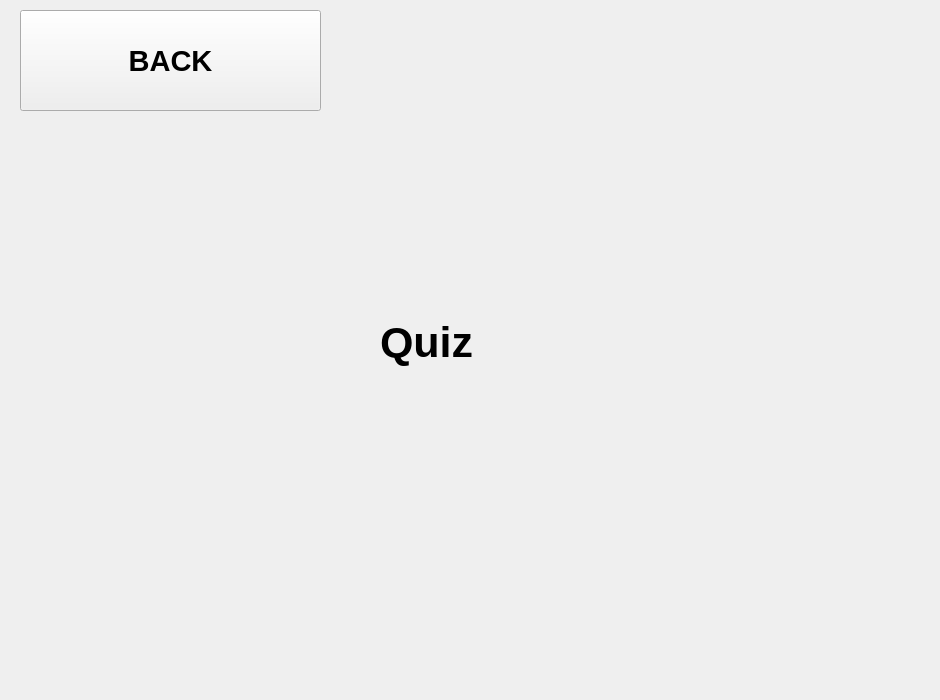
<?xml version="1.0" encoding="UTF-8"?>
<ui version="4.0">
 <class>quiz_ui</class>
 <widget class="QWidget" name="quiz_ui">
  <property name="geometry">
   <rect>
    <x>0</x>
    <y>0</y>
    <width>940</width>
    <height>700</height>
   </rect>
  </property>
  <property name="windowTitle">
   <string>Form</string>
  </property>
  <widget class="QPushButton" name="pushButton_back">
   <property name="geometry">
    <rect>
     <x>20</x>
     <y>10</y>
     <width>301</width>
     <height>101</height>
    </rect>
   </property>
   <property name="font">
    <font>
     <pointsize>22</pointsize>
     <weight>75</weight>
     <bold>true</bold>
    </font>
   </property>
   <property name="layoutDirection">
    <enum>Qt::LeftToRight</enum>
   </property>
   <property name="text">
    <string>BACK</string>
   </property>
   <property name="iconSize">
    <size>
     <width>16</width>
     <height>16</height>
    </size>
   </property>
   <property name="autoDefault">
    <bool>false</bool>
   </property>
  </widget>
  <widget class="QLabel" name="label_learning">
   <property name="geometry">
    <rect>
     <x>380</x>
     <y>310</y>
     <width>119</width>
     <height>64</height>
    </rect>
   </property>
   <property name="font">
    <font>
     <pointsize>32</pointsize>
     <weight>75</weight>
     <bold>true</bold>
    </font>
   </property>
   <property name="text">
    <string>Quiz</string>
   </property>
  </widget>
 </widget>
 <resources/>
 <connections/>
</ui>
